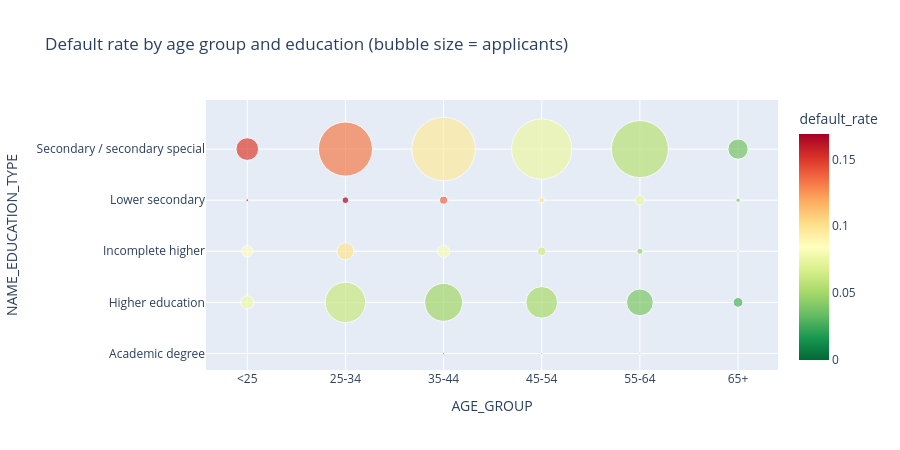

This figure's notebook cell:
### Markdown cell above
## 7. Interactive view: risk by age and education (Plotly)

### Code cell
seg = (df.groupby(["AGE_GROUP", "NAME_EDUCATION_TYPE"], observed=True)["TARGET"]
         .agg(applicants="size", default_rate="mean").reset_index())
seg = seg[seg["applicants"] >= 30]
fig = px.scatter(seg, x="AGE_GROUP", y="NAME_EDUCATION_TYPE", size="applicants", color="default_rate",
                 color_continuous_scale="RdYlGn_r", size_max=45,
                 category_orders={"AGE_GROUP": ["<25", "25-34", "35-44", "45-54", "55-64", "65+"]},
                 title="Default rate by age group and education (bubble size = applicants)")
fig.update_layout(height=450)
fig.write_html(paths["figures"] / "eda_age_education_interactive.html")
fig.show()

### Figure 1 — Plotly figure (JSON) as saved in the notebook; plotly's stock layout.template omitted (floating-point values rounded to 4 significant figures)
{"data": [{"hovertemplate": "AGE_GROUP=%{x}<br>NAME_EDUCATION_TYPE=%{y}<br>applicants=%{marker.size}<br>default_rate=%{marker.color}<extra></extra>", "legendgroup": "", "marker": {"color": [0.07692, 0.06238, 0.0987, 0.1689, 0.1312, 0.0, 0.05007, 0.07988, 0.1373, 0.09555, 0.0, 0.05189, 0.06395, 0.1011, 0.07551, 0.0, 0.04026, 0.04604, 0.07352, 0.05689, 0.02895, 0.04348, 0.04054, 0.03808, 0.07737, 0.08325, 0.1622, 0.1481], "coloraxis": "coloraxis", "size": [39, 24160, 4387, 657, 43186, 47, 21251, 2241, 954, 59768, 37, 14857, 1079, 465, 53752, 36, 10607, 543, 1333, 48003, 1416, 69, 296, 6093, 2572, 1958, 111, 7589], "sizemode": "area", "sizeref": 29.52, "symbol": "circle"}, "mode": "markers", "name": "", "orientation": "v", "showlegend": false, "type": "scatter", "x": ["25-34", "25-34", "25-34", "25-34", "25-34", "35-44", "35-44", "35-44", "35-44", "35-44", "45-54", "45-54", "45-54", "45-54", "45-54", "55-64", "55-64", "55-64", "55-64", "55-64", "65+", "65+", "65+", "65+", "<25", "<25", "<25", "<25"], "xaxis": "x", "y": ["Academic degree", "Higher education", "Incomplete higher", "Lower secondary", "Secondary / secondary special", "Academic degree", "Higher education", "Incomplete higher", "Lower secondary", "Secondary / secondary special", "Academic degree", "Higher education", "Incomplete higher", "Lower secondary", "Secondary / secondary special", "Academic degree", "Higher education", "Incomplete higher", "Lower secondary", "Secondary / secondary special", "Higher education", "Incomplete higher", "Lower secondary", "Secondary / secondary special", "Higher education", "Incomplete higher", "Lower secondary", "Secondary / secondary special"], "yaxis": "y"}], "layout": {"coloraxis": {"colorbar": {"title": {"text": "default_rate"}}, "colorscale": [[0, "rgb(0,104,55)"], [0.1, "rgb(26,152,80)"], [0.2, "rgb(102,189,99)"], [0.3, "rgb(166,217,106)"], [0.4, "rgb(217,239,139)"], [0.5, "rgb(255,255,191)"], [0.6, "rgb(254,224,139)"], [0.7, "rgb(253,174,97)"], [0.8, "rgb(244,109,67)"], [0.9, "rgb(215,48,39)"], [1, "rgb(165,0,38)"]]}, "height": 450, "legend": {"itemsizing": "constant", "tracegroupgap": 0}, "title": {"text": "Default rate by age group and education (bubble size = applicants)"}, "xaxis": {"anchor": "y", "categoryarray": ["<25", "25-34", "35-44", "45-54", "55-64", "65+"], "categoryorder": "array", "domain": [0, 1], "title": {"text": "AGE_GROUP"}}, "yaxis": {"anchor": "x", "domain": [0, 1], "title": {"text": "NAME_EDUCATION_TYPE"}}}}
